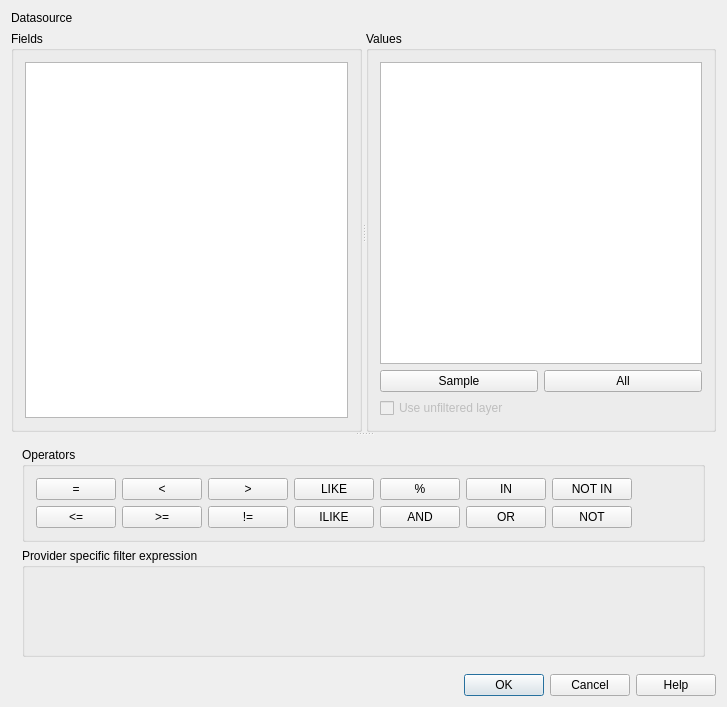
<?xml version="1.0" encoding="UTF-8"?>
<ui version="4.0">
 <author>Gary Sherman</author>
 <comment>Query builder for vector layers</comment>
 <class>QgsQueryBuilderBase</class>
 <widget class="QDialog" name="QgsQueryBuilderBase">
  <property name="geometry">
   <rect>
    <x>0</x>
    <y>0</y>
    <width>727</width>
    <height>707</height>
   </rect>
  </property>
  <property name="sizePolicy">
   <sizepolicy hsizetype="Fixed" vsizetype="Fixed">
    <horstretch>0</horstretch>
    <verstretch>0</verstretch>
   </sizepolicy>
  </property>
  <property name="windowTitle">
   <string>Query Builder</string>
  </property>
  <property name="windowIcon">
   <iconset>
    <normaloff/>
   </iconset>
  </property>
  <property name="modal">
   <bool>true</bool>
  </property>
  <layout class="QGridLayout" name="gridLayout">
   <item row="0" column="0">
    <widget class="QLabel" name="lblDataUri">
     <property name="text">
      <string>Datasource</string>
     </property>
    </widget>
   </item>
   <item row="1" column="0">
    <widget class="QSplitter" name="splitter_2">
     <property name="orientation">
      <enum>Qt::Vertical</enum>
     </property>
     <widget class="QSplitter" name="splitter">
      <property name="orientation">
       <enum>Qt::Horizontal</enum>
      </property>
      <widget class="QGroupBox" name="groupBox1">
       <property name="sizePolicy">
        <sizepolicy hsizetype="Fixed" vsizetype="Expanding">
         <horstretch>0</horstretch>
         <verstretch>0</verstretch>
        </sizepolicy>
       </property>
       <property name="title">
        <string>Fields</string>
       </property>
       <layout class="QGridLayout">
        <property name="margin">
         <number>11</number>
        </property>
        <item row="0" column="0">
         <widget class="QListView" name="lstFields">
          <property name="whatsThis">
           <string>&lt;html&gt;&lt;head&gt;&lt;meta name=&quot;qrichtext&quot; content=&quot;1&quot; /&gt;&lt;style type=&quot;text/css&quot;&gt;
p, li { white-space: pre-wrap; }
&lt;/style&gt;&lt;/head&gt;&lt;body style=&quot; font-family:'Sans Serif'; font-size:9pt; font-weight:400; font-style:normal;&quot;&gt;
&lt;p style=&quot; margin-top:0px; margin-bottom:0px; margin-left:0px; margin-right:0px; -qt-block-indent:0; text-indent:0px;&quot;&gt;List of fields in this vector file&lt;/p&gt;&lt;/body&gt;&lt;/html&gt;</string>
          </property>
         </widget>
        </item>
       </layout>
      </widget>
      <widget class="QGroupBox" name="groupBox2">
       <property name="sizePolicy">
        <sizepolicy hsizetype="Fixed" vsizetype="Expanding">
         <horstretch>0</horstretch>
         <verstretch>0</verstretch>
        </sizepolicy>
       </property>
       <property name="title">
        <string>Values</string>
       </property>
       <layout class="QGridLayout">
        <property name="margin">
         <number>11</number>
        </property>
        <item row="0" column="0" colspan="2">
         <widget class="QListView" name="lstValues">
          <property name="whatsThis">
           <string>&lt;html&gt;&lt;head&gt;&lt;meta name=&quot;qrichtext&quot; content=&quot;1&quot; /&gt;&lt;style type=&quot;text/css&quot;&gt;
p, li { white-space: pre-wrap; }
&lt;/style&gt;&lt;/head&gt;&lt;body style=&quot; font-family:'Sans Serif'; font-size:9pt; font-weight:400; font-style:normal;&quot;&gt;
&lt;p style=&quot; margin-top:0px; margin-bottom:0px; margin-left:0px; margin-right:0px; -qt-block-indent:0; text-indent:0px;&quot;&gt;List of values for the current field.&lt;/p&gt;&lt;/body&gt;&lt;/html&gt;</string>
          </property>
          <property name="autoFillBackground">
           <bool>true</bool>
          </property>
          <property name="selectionBehavior">
           <enum>QAbstractItemView::SelectRows</enum>
          </property>
          <property name="uniformItemSizes">
           <bool>true</bool>
          </property>
         </widget>
        </item>
        <item row="1" column="0">
         <widget class="QPushButton" name="btnSampleValues">
          <property name="toolTip">
           <string>&lt;html&gt;&lt;head&gt;&lt;meta name=&quot;qrichtext&quot; content=&quot;1&quot; /&gt;&lt;style type=&quot;text/css&quot;&gt;
p, li { white-space: pre-wrap; }
&lt;/style&gt;&lt;/head&gt;&lt;body style=&quot; font-family:'Sans Serif'; font-size:9pt; font-weight:400; font-style:normal;&quot;&gt;
&lt;p style=&quot; margin-top:0px; margin-bottom:0px; margin-left:0px; margin-right:0px; -qt-block-indent:0; text-indent:0px;&quot;&gt;Take a &lt;span style=&quot; font-weight:600;&quot;&gt;sample&lt;/span&gt; of records in the vector file&lt;/p&gt;&lt;/body&gt;&lt;/html&gt;</string>
          </property>
          <property name="text">
           <string>Sample</string>
          </property>
         </widget>
        </item>
        <item row="1" column="1">
         <widget class="QPushButton" name="btnGetAllValues">
          <property name="toolTip">
           <string>&lt;html&gt;&lt;head&gt;&lt;meta name=&quot;qrichtext&quot; content=&quot;1&quot; /&gt;&lt;style type=&quot;text/css&quot;&gt;
p, li { white-space: pre-wrap; }
&lt;/style&gt;&lt;/head&gt;&lt;body style=&quot; font-family:'Sans Serif'; font-size:9pt; font-weight:400; font-style:normal;&quot;&gt;
&lt;p style=&quot; margin-top:0px; margin-bottom:0px; margin-left:0px; margin-right:0px; -qt-block-indent:0; text-indent:0px;&quot;&gt;Retrieve &lt;span style=&quot; font-weight:600;&quot;&gt;all&lt;/span&gt; the record in the vector file (&lt;span style=&quot; font-style:italic;&quot;&gt;if the table is big, the operation can consume some time&lt;/span&gt;)&lt;/p&gt;&lt;/body&gt;&lt;/html&gt;</string>
          </property>
          <property name="text">
           <string>All</string>
          </property>
         </widget>
        </item>
        <item row="2" column="0" colspan="2">
         <widget class="QCheckBox" name="mUseUnfilteredLayer">
          <property name="enabled">
           <bool>false</bool>
          </property>
          <property name="text">
           <string>Use unfiltered layer</string>
          </property>
         </widget>
        </item>
       </layout>
      </widget>
     </widget>
     <widget class="QWidget" name="verticalLayoutWidget">
      <layout class="QVBoxLayout" name="verticalLayout">
       <item>
        <widget class="QgsCollapsibleGroupBox" name="groupBox4">
         <property name="title">
          <string>Operators</string>
         </property>
         <layout class="QGridLayout">
          <property name="margin">
           <number>11</number>
          </property>
          <item row="0" column="3">
           <widget class="QPushButton" name="btnLike">
            <property name="text">
             <string>LIKE</string>
            </property>
           </widget>
          </item>
          <item row="0" column="5">
           <widget class="QPushButton" name="btnIn">
            <property name="text">
             <string>IN</string>
            </property>
           </widget>
          </item>
          <item row="1" column="0">
           <widget class="QPushButton" name="btnLessEqual">
            <property name="text">
             <string>&lt;=</string>
            </property>
           </widget>
          </item>
          <item row="0" column="1">
           <widget class="QPushButton" name="btnLessThan">
            <property name="text">
             <string>&lt;</string>
            </property>
           </widget>
          </item>
          <item row="0" column="6">
           <widget class="QPushButton" name="btnNotIn">
            <property name="text">
             <string>NOT IN</string>
            </property>
           </widget>
          </item>
          <item row="0" column="2">
           <widget class="QPushButton" name="btnGreaterThan">
            <property name="text">
             <string>&gt;</string>
            </property>
           </widget>
          </item>
          <item row="0" column="0">
           <widget class="QPushButton" name="btnEqual">
            <property name="text">
             <string>=</string>
            </property>
           </widget>
          </item>
          <item row="1" column="3">
           <widget class="QPushButton" name="btnILike">
            <property name="text">
             <string>ILIKE</string>
            </property>
           </widget>
          </item>
          <item row="1" column="5">
           <widget class="QPushButton" name="btnOr">
            <property name="text">
             <string>OR</string>
            </property>
           </widget>
          </item>
          <item row="0" column="4">
           <widget class="QPushButton" name="btnPct">
            <property name="text">
             <string>%</string>
            </property>
           </widget>
          </item>
          <item row="1" column="2">
           <widget class="QPushButton" name="btnNotEqual">
            <property name="text">
             <string>!=</string>
            </property>
           </widget>
          </item>
          <item row="1" column="1">
           <widget class="QPushButton" name="btnGreaterEqual">
            <property name="text">
             <string>&gt;=</string>
            </property>
           </widget>
          </item>
          <item row="1" column="4">
           <widget class="QPushButton" name="btnAnd">
            <property name="text">
             <string>AND</string>
            </property>
           </widget>
          </item>
          <item row="1" column="6">
           <widget class="QPushButton" name="btnNot">
            <property name="text">
             <string>NOT</string>
            </property>
           </widget>
          </item>
          <item row="0" column="7">
           <spacer name="horizontalSpacer">
            <property name="orientation">
             <enum>Qt::Horizontal</enum>
            </property>
            <property name="sizeHint" stdset="0">
             <size>
              <width>40</width>
              <height>20</height>
             </size>
            </property>
           </spacer>
          </item>
         </layout>
        </widget>
       </item>
       <item>
        <widget class="QGroupBox" name="groupBox3">
         <property name="sizePolicy">
          <sizepolicy hsizetype="Preferred" vsizetype="Expanding">
           <horstretch>0</horstretch>
           <verstretch>0</verstretch>
          </sizepolicy>
         </property>
         <property name="title">
          <string>Provider specific filter expression</string>
         </property>
         <layout class="QGridLayout">
          <property name="margin">
           <number>11</number>
          </property>
          <item row="0" column="0">
           <widget class="QgsCodeEditorSQL" name="txtSQL" native="true"/>
          </item>
         </layout>
        </widget>
       </item>
      </layout>
     </widget>
    </widget>
   </item>
   <item row="2" column="0">
    <widget class="QDialogButtonBox" name="buttonBox">
     <property name="standardButtons">
      <set>QDialogButtonBox::Cancel|QDialogButtonBox::Help|QDialogButtonBox::Ok</set>
     </property>
    </widget>
   </item>
  </layout>
  <zorder>splitter_2</zorder>
  <zorder>lblDataUri</zorder>
  <zorder>buttonBox</zorder>
 </widget>
 <layoutdefault spacing="6" margin="11"/>
 <customwidgets>
  <customwidget>
   <class>QgsCollapsibleGroupBox</class>
   <extends>QGroupBox</extends>
   <header>qgscollapsiblegroupbox.h</header>
   <container>1</container>
  </customwidget>
  <customwidget>
   <class>QgsCodeEditorSQL</class>
   <extends>QWidget</extends>
   <header>qgscodeeditorsql.h</header>
   <container>1</container>
  </customwidget>
 </customwidgets>
 <tabstops>
  <tabstop>lstFields</tabstop>
  <tabstop>lstValues</tabstop>
  <tabstop>btnSampleValues</tabstop>
  <tabstop>btnGetAllValues</tabstop>
  <tabstop>mUseUnfilteredLayer</tabstop>
  <tabstop>btnEqual</tabstop>
  <tabstop>btnLessThan</tabstop>
  <tabstop>btnGreaterThan</tabstop>
  <tabstop>btnLike</tabstop>
  <tabstop>btnPct</tabstop>
  <tabstop>btnIn</tabstop>
  <tabstop>btnNotIn</tabstop>
  <tabstop>btnLessEqual</tabstop>
  <tabstop>btnGreaterEqual</tabstop>
  <tabstop>btnNotEqual</tabstop>
  <tabstop>btnILike</tabstop>
  <tabstop>btnAnd</tabstop>
  <tabstop>btnOr</tabstop>
  <tabstop>btnNot</tabstop>
  <tabstop>buttonBox</tabstop>
 </tabstops>
 <resources/>
 <connections>
  <connection>
   <sender>buttonBox</sender>
   <signal>rejected()</signal>
   <receiver>QgsQueryBuilderBase</receiver>
   <slot>reject()</slot>
   <hints>
    <hint type="sourcelabel">
     <x>530</x>
     <y>549</y>
    </hint>
    <hint type="destinationlabel">
     <x>674</x>
     <y>480</y>
    </hint>
   </hints>
  </connection>
  <connection>
   <sender>buttonBox</sender>
   <signal>accepted()</signal>
   <receiver>QgsQueryBuilderBase</receiver>
   <slot>accept()</slot>
   <hints>
    <hint type="sourcelabel">
     <x>641</x>
     <y>553</y>
    </hint>
    <hint type="destinationlabel">
     <x>672</x>
     <y>521</y>
    </hint>
   </hints>
  </connection>
 </connections>
</ui>
